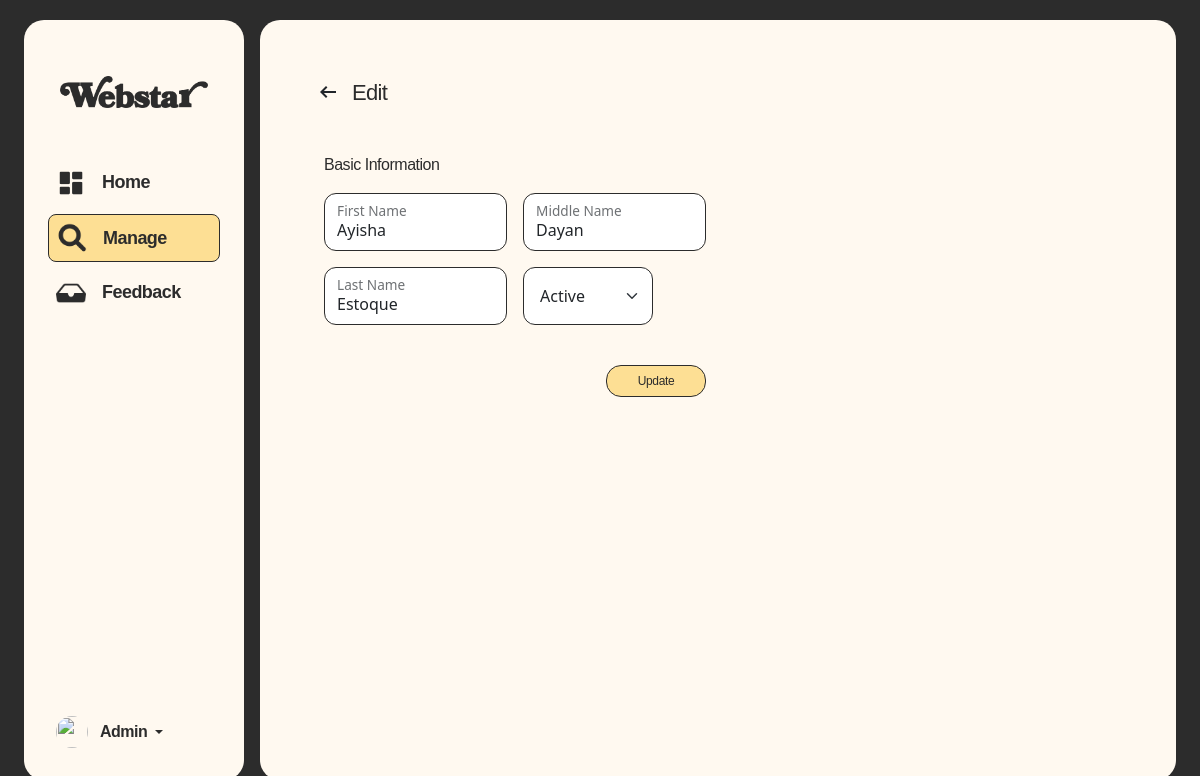
Page /admin/manage-edit.php?userID=29 (signed in) on the committed database.
### tables this page shows
CREATE TABLE `userinfo` (
  `userInfoID` int(11) NOT NULL,
  `userID` int(11) NOT NULL,
  `profilePicture` varchar(100) NOT NULL DEFAULT 'defaultProfile.png',
  `firstName` varchar(50) NOT NULL,
  `middleName` varchar(50) DEFAULT NULL,
  `lastName` varchar(50) NOT NULL,
  `studentID` varchar(50) DEFAULT NULL,
  `programID` varchar(50) DEFAULT '1',
  `gender` varchar(50) DEFAULT 'Other',
  `yearLevel` varchar(20) DEFAULT '1',
  `yearSection` int(11) DEFAULT 1,
  `schoolEmail` varchar(50) DEFAULT NULL,
  `facebookLink` text DEFAULT NULL,
  `linkedInLink` text DEFAULT NULL,
  `githubLink` text DEFAULT NULL,
  `createdAt` datetime NOT NULL,
  `isNewUser` int(1) NOT NULL DEFAULT 1
);

### shared/assets/database/connect.php (called while the page is built, shortened)
<?php
function executeQuery($query)
{
	$conn = $GLOBALS['conn'];
	return mysqli_query($conn, $query);
}
?>

### admin/manage-edit.php (the view, shortened to what this page needs)
<?php
include('../shared/assets/database/connect.php');
if (isset($_GET['userID'])) {
    $userID = $_GET['userID'];
    $sql = "SELECT users.status, users.role, userinfo.firstName, userinfo.middleName, userinfo.lastName
            FROM users
            INNER JOIN userinfo ON users.userID = userinfo.userID
            WHERE users.userID = '$userID' AND users.role = 'professor'";
    $result = executeQuery($sql);
    if ($result && mysqli_num_rows($result) > 0) {
        $user = mysqli_fetch_assoc($result);
        $firstName = $user['firstName'];
        $middleName = $user['middleName'];
        $lastName = $user['lastName'];
        $status = $user['status'];
    } else {
        echo "User not found or is not a professor.";
        exit;
    }
} else {
    echo "No userID provided.";
    exit;
}
?>
<!doctype html>
<html lang="en">
<head>
    <link href="https://cdn.jsdelivr.net/npm/bootstrap@5.3.6/dist/css/bootstrap.min.css" rel="stylesheet"
>
    <link rel="stylesheet" href="../shared/assets/css/global-styles.css">
    <link rel="stylesheet" href="../shared/assets/css/sidebar-and-container-styles.css">
    <link rel="stylesheet" href="../shared/assets/css/course.css">
    <link rel="stylesheet" href="../shared/assets/css/admin.css">
    <link rel="stylesheet" href="../shared/assets/css/registration.css">
    <link rel="stylesheet" href="../shared/assets/css/registration-profile.css">
    <link href="https://cdnjs.cloudflare.com/ajax/libs/font-awesome/6.5.0/css/all.min.css" rel="stylesheet">
    <link rel="stylesheet" href="https://cdn.jsdelivr.net/npm/bootstrap-icons@1.13.1/font/bootstrap-icons.min.css">
</head>
<body>
    <div class="container-fluid min-vh-100 d-flex justify-content-center align-items-center p-0 p-md-3"
        style="background-color: var(--black);">
        <div class="row w-100">
            <?php include '../shared/components/admin-sidebar-for-desktop.php'; ?>
            <div class="col main-container m-0 p-0 mx-0 mx-md-2 p-0 p-md-4 overflow-y-auto">
                <div class="card border-0 px-3 pt-3 m-0 h-100 w-100 rounded-0 shadow-none"
                    style="background-color: transparent;">
                    <div class="container-fluid py-3 overflow-y-auto row-padding-top">
                        <div class="row">
                            <div class="col-12 mb-1">
                                <div class="d-flex align-items-center ps-1">
                                    <a href="manage.php" style="text-decoration: none; color: inherit; line-height: 1;">
                                        <span class="material-symbols-outlined me-2">
                                        </span>
                                    </a>
                                    <div class="text-sbold text-22 ms-1">Edit</div>
                                </div>
                            </div>
                        </div>
                    </div>
                    <div class="container p-4 d-flex">
                        <form method="POST" action="" class="w-100 custom-form" id="registration-instructor-form">
                            <div class="row" style="max-width: 900px;">
                                <div class="col-12 col-md-6">
                                    <div>
                                        <div class="mb-3 text-med text-16 text-center text-md-start"
                                            style="color: var(--black);">
                                            Basic Information
                                        </div>
                                        <div class="row mb-3 gx-3">
                                            <div class="col">
                                                <div class="form-floating">
                                                    <input type="text" name="firstName" class="form-control"
                                                        id="firstName" placeholder=" "
                                                        value="<?php echo $firstName; ?>">
                                                    <label for="firstName">First Name</label>
                                                </div>
                                            </div>
                                            <div class="col">
                                                <div class="form-floating">
                                                    <input type="text" name="middleName" class="form-control"
                                                        id="middleName" placeholder=" "
                                                        value="<?php echo $middleName; ?>">
                                                    <label for="middleName">Middle Name</label>
                                                </div>
                                            </div>
                                        </div>
                                        <div class="row mb-4 gx-3">
                                            <div class="col">
                                                <div class="form-floating">
                                                    <input type="text" name="lastName" class="form-control"
                                                        id="lastName" placeholder="Last Name"
                                                        value="<?php echo $lastName; ?>">
                                                    <label for="lastName">Last Name</label>
                                                </div>
                                            </div>
                                            <div class="col form-floating">
                                                <select class="form-select p-1 ps-3" name="status" id="status"
                                                    style="width: 130px; height: 48px; line-height: 48px;">
                                                    <option value="Active" <?php if ($status == 1)
                                                        echo 'selected'; ?>>Active
                                                    </option>
                                                </select>
                                            </div>
                                        </div>
                                        <div class="text-center d-flex flex-column align-items-end justify-content-end">
                                            <button type="submit" name="updateBtn"
                                                class="text-sbold text-12 btn btn-finish mt-3 mb-3">
                                                Update
                                            </button>
                                        </div>
                                    </div>
                                </div>
                            </div>
                        </form>
                    </div>
                </div>
            </div>
        </div>
    </div>
</body>
</html>

### shared/assets/css/global-styles.css (style rules this page uses)
:root { --primaryColor: #FDDF94; --highlight75: #6EBEFF; --highlight50: #9ED3FF; --highlight25: #CFE9FF; --highlight15: #c8ecc1; --dirtyWhite: #FFF9F0; --pureWhite: #FFFFFF; --darkgreen: #5b6558; --black: #2C2C2C; --Regular: 'Regular'; --Medium: 'Medium'; --Bold: 'Bold'; --SemiBold: 'SemiBold'; --Black: 'Black'; }
.text-med { font-family: 'Medium', sans-serif; letter-spacing: -0.03em; color: var(--black); }
.text-sbold { font-family: 'SemiBold', sans-serif; letter-spacing: -0.03em; color: var(--black); }
.text-12 { font-size: 12px; }
.text-16 { font-size: 16px; }
.text-22 { font-size: 22px; }
button.btn { transition: transform 150ms cubic-bezier(0.25, 0.1, 0.25, 1), box-shadow 150ms cubic-bezier(0.25, 0.1, 0.25, 1); box-shadow: none; transform: translateY(0); border: 1px solid var(--black); }
.row-padding-top { margin-top: 0px !important; }

### shared/assets/css/sidebar-and-container-styles.css (style rules this page uses)
body { background-color: white; }
html, body { height: 100%; margin: 0; padding: 0; }
.main-container { background-color: var(--dirtyWhite); border-radius: 0px; height: 100vh; }
@media (min-width: 768px) { body { background-color: var(--black); } }
@media (min-width: 768px) { .main-container { border-radius: 20px; height: 95vh; } }

### shared/assets/css/registration.css (style rules this page uses)
.custom-form .form-floating .form-control, .custom-form .form-floating .form-select { border-radius: 12px; border: 1px solid var(--black); }

### shared/assets/css/registration-profile.css (style rules this page uses)
.btn-finish { width: 100px; border-radius: 15px; background-color: var(--primaryColor); border: 1px solid var(--black); color: var(--black); }

### rows in the picture
userinfo: firstName "Ayisha", middleName "Dayan", lastName "Estoque"
